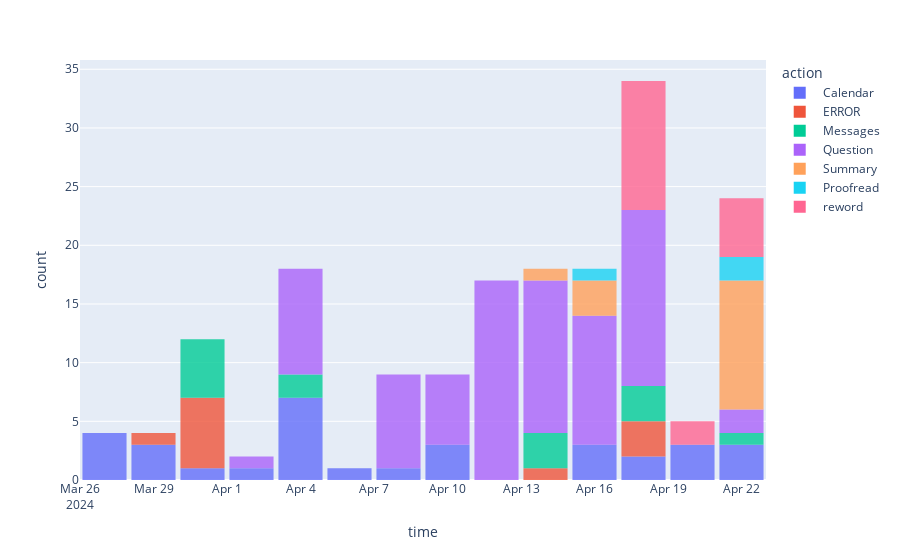

Here is the notebook cell this chart was saved with:
### Code cell
fig = px.histogram(df, x="time", color="action", opacity=0.8)
fig.update_layout(bargap=0.1)
fig.show()
